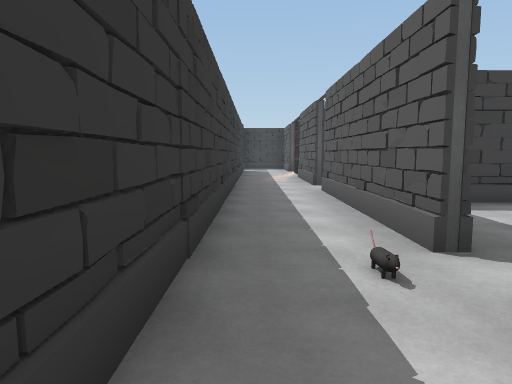
view 1 (above)

19 first-person views from a walk through a Unity game level. The camera is 1.5 m above the floor, tilts 6° down and sees 70° across. Doors are open. The floor is counted in squares, 2 m on a side. Each view is taken from the middle of a square. On the plan, view 1 faces up. The plan holds only what a view shows up to about 11 squares ahead; the rest is blank. The place goes on beyond the plan. The player is left out. Some surface patterns are stand-ins.

view 2
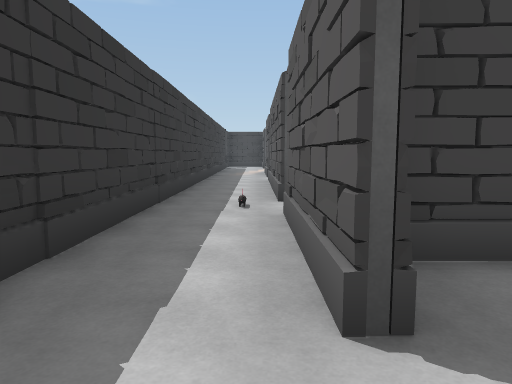

view 3
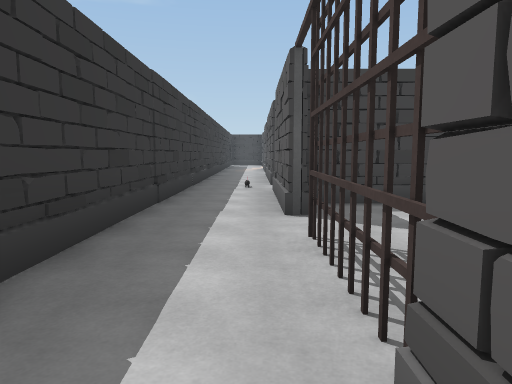

view 4
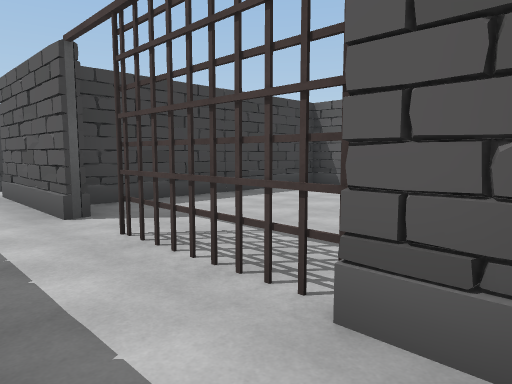

view 5
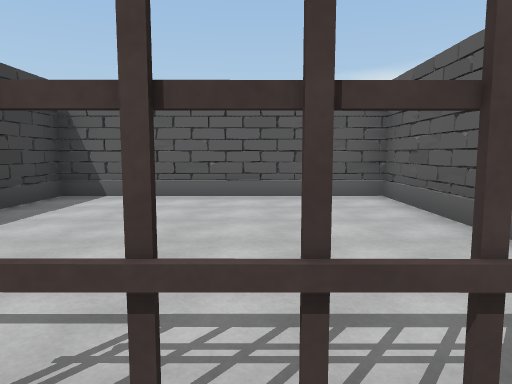

view 6
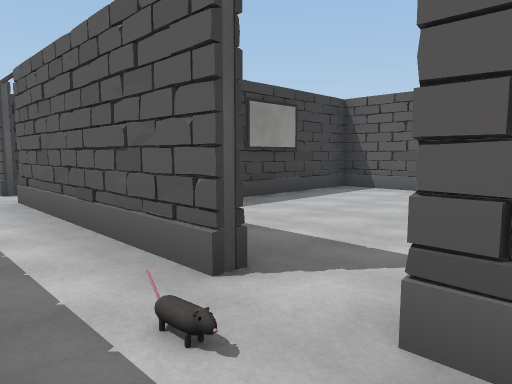

view 7
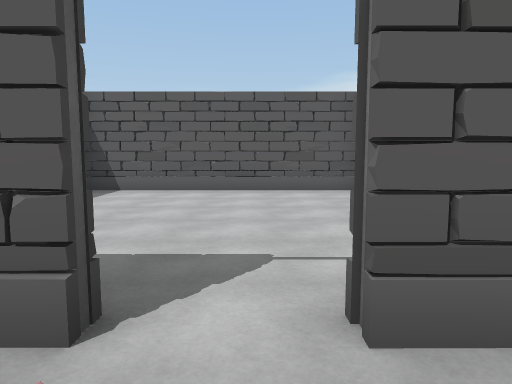

view 8
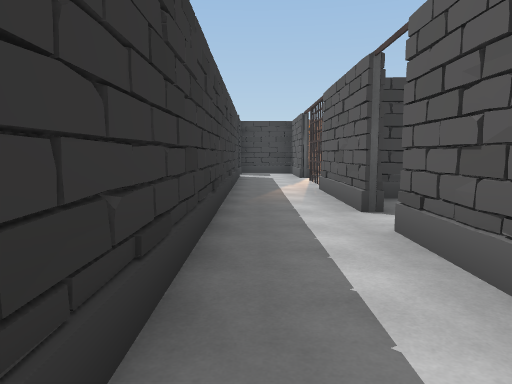

view 9
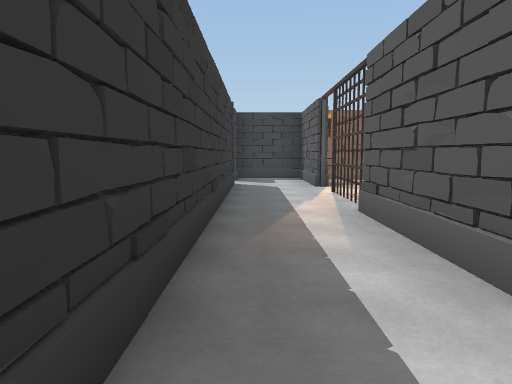

view 10
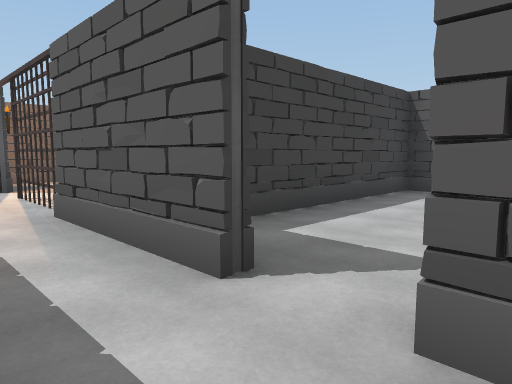

view 11
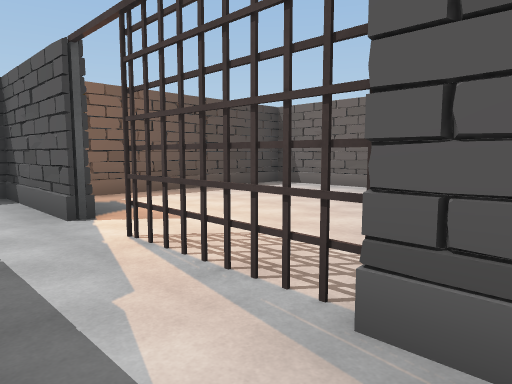

view 12
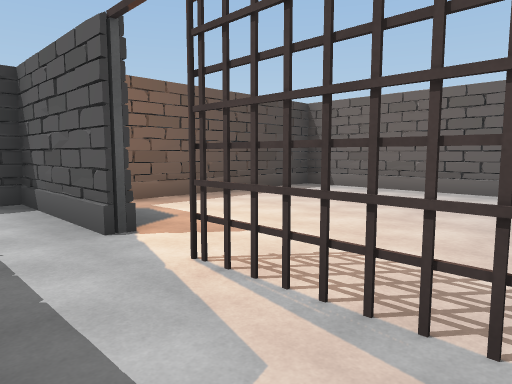

view 13
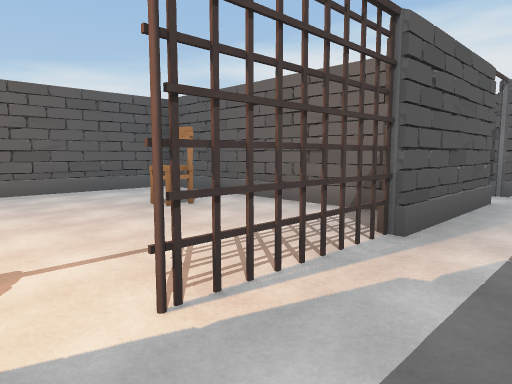

view 14
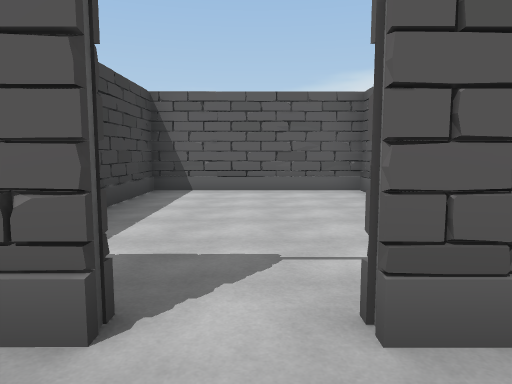

view 15
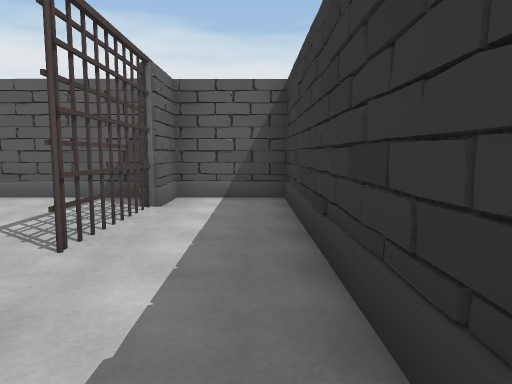

view 16
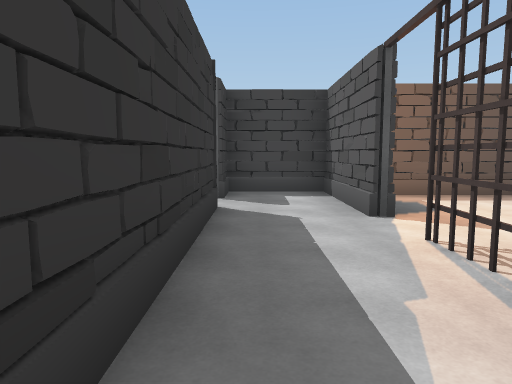

view 17
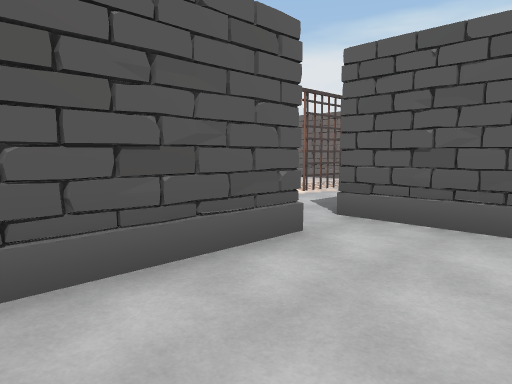

view 18
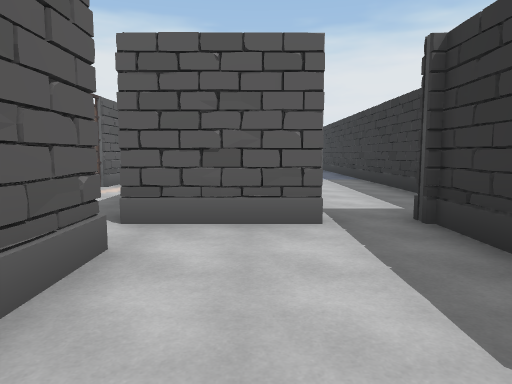

view 19
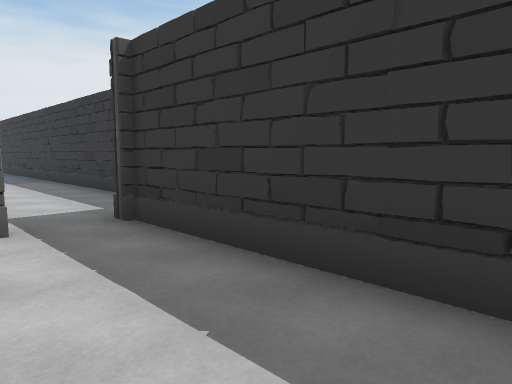

### Floor plan
Ten units are one square. View 1 is at (0, 0); x grows to the right and y downward. Boxes are objects, and circles mark ways between rooms. Rooms are numbered by the first view taken in them; rooms with no view inside come last. Other rooms are left out.
<svg viewBox="-45 -205 125 273">
<path fill="none" stroke="#000" d="M14 16 14 -16M-5 -25 -5 15M14 62 14 34M-5 15 -5 62 12 62 15 56M14 -26 14 -76M-6 -84 -5 -25M14 -86 14 -136M-6 -161 -6 -84M-40 -198 -40 -158M-8 -171 -8 -197M-27 -161 -15 -161M21 -104 75 -104 75 -176 20 -177M75 1 75 -56 21 -56M18 62 75 63 75 5 17 5M67 -58 75 -58 75 -101 19 -101M-15 -161 -6 -161M14 -152 14 -183 -6 -183 -6 -171"/>
<rect x="15" y="25" width="10" height="10" fill="#bbb"><title>other object</title></rect>
<rect x="15" y="-145" width="10" height="10" fill="#bbb"><title>other object</title></rect>
<rect x="45" y="-125" width="10" height="10" fill="#bbb"><title>chair</title></rect>
<circle cx="0" cy="20" r="3" fill="#2a7"/>
<circle cx="15" cy="20" r="3" fill="#2a7"/>
<circle cx="0" cy="-20" r="3" fill="#2a7"/>
<circle cx="15" cy="-20" r="3" fill="#2a7"/>
<circle cx="0" cy="-80" r="3" fill="#2a7"/>
<circle cx="15" cy="-80" r="3" fill="#2a7"/>
<circle cx="13" cy="-147" r="3" fill="#2a7"/>
<circle cx="20" cy="-120" r="3" fill="#2a7"/>
<circle cx="0" cy="-150" r="3" fill="#2a7"/>
<circle cx="-10" cy="-170" r="3" fill="#2a7"/>
<text x="0" y="0">1</text>
<text x="10" y="40">2</text>
<text x="0" y="-50">3</text>
<text x="0" y="-120">4</text>
<text x="-30" y="-190">5</text>
<text x="50" y="-140">6</text>
<text x="50" y="-30">7</text>
<text x="50" y="40">8</text>
<text x="50" y="-80">9</text>
<text x="0" y="-170">10</text>
</svg>
Room 1 opens to room 2. Room 1 opens to room 3. Room 3 opens to room 4. Room 4 opens to room 6. Room 4 opens to room 10. Room 5 opens to room 10.

Where each view was taken, in squares from view 1:
view 1: 0 up, 0 right, facing up
view 2: 3 down, 1 right, facing up
view 3: 6 down, 1 right, facing up
view 4: 6 down, 0 right, facing up-right
view 5: 4 down, 1 right, facing right
view 6: 1 up, 0 right, facing up-right
view 7: 2 up, 0 right, facing right
view 8: 4 up, 0 right, facing up
view 9: 7 up, 0 right, facing up
view 10: 7 up, 0 right, facing up-right
view 11: 11 up, 0 right, facing up-right
view 12: 12 up, 0 right, facing up-right
view 13: 15 up, 0 right, facing down-right
view 14: 8 up, 0 right, facing right
view 15: 0 up, 0 right, facing down
view 16: 11 up, 0 right, facing up
view 17: 20 up, 3 left, facing down-right
view 18: 20 up, 2 left, facing down
view 19: 20 up, 2 left, facing down-left
